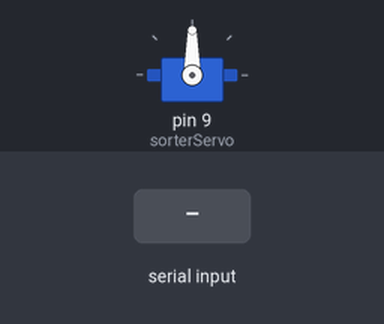
Recording of a sketch running on a simulated Arduino Uno, built with avr-gcc and run on an emulated ATmega328P. Shown: servo. The inputs (shaded band) are chosen by the test bench.

Above: at 1.2 s.
1.3 s: "LEFT\n" received over Serial
At 3.45 s:
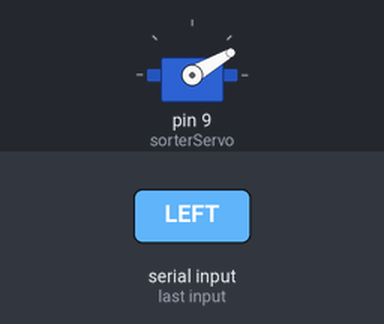
4.3 s: "RIGHT\n" received over Serial
At 6.45 s:
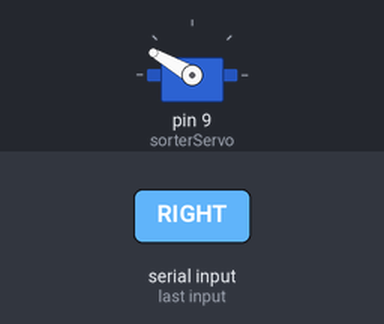
Timing chart, 0 to 8.1 s (numbered marks = the images above; inputs shaded):
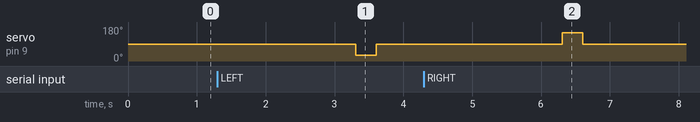

Measured:
- after the input at 1.3 s, servo on pin 9 (sorterServo): 90° → 30° after 2.0 s, → 90° 0.30 s later
- after the input at 4.3 s, servo on pin 9 (sorterServo): 90° → 150° after 2.0 s, → 90° 0.30 s later

The sketch:

servo_control.ino
```cpp
#include <Servo.h>

Servo sorterServo;
String command = "";

const int REST_POS = 90;
const int LEFT_POS = 30;
const int RIGHT_POS = 150;

const int TRAVEL_DELAY = 2000;  // time from camera ROI to servo
const int TAP_TIME = 300;       // time servo stays out to hit object

void setup() {
  Serial.begin(9600);
  sorterServo.attach(9);
  sorterServo.write(REST_POS);
}

void loop() {
  if (Serial.available()) {
    command = Serial.readStringUntil('\n');
    command.trim();

    if (command == "LEFT") {
      delay(TRAVEL_DELAY);
      sorterServo.write(LEFT_POS);
      delay(TAP_TIME);
      sorterServo.write(REST_POS);
    }

    else if (command == "RIGHT") {
      delay(TRAVEL_DELAY);
      sorterServo.write(RIGHT_POS);
      delay(TAP_TIME);
      sorterServo.write(REST_POS);
    }
  }
}
```
